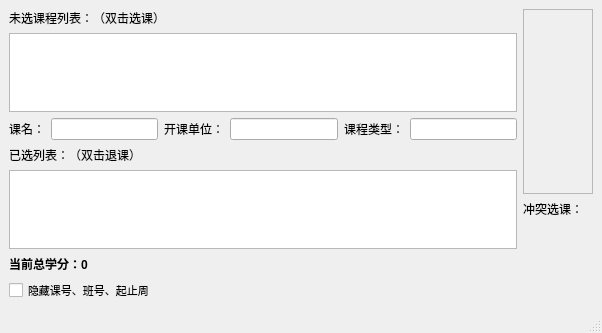
<?xml version="1.0" encoding="UTF-8"?>
<ui version="4.0">
 <class>MainWindow</class>
 <widget class="QMainWindow" name="MainWindow">
  <property name="geometry">
   <rect>
    <x>0</x>
    <y>0</y>
    <width>602</width>
    <height>333</height>
   </rect>
  </property>
  <property name="windowTitle">
   <string>PKU-PreElective-v1.0</string>
  </property>
  <widget class="QWidget" name="centralwidget">
   <layout class="QHBoxLayout" name="horizontalLayout_2">
    <item>
     <layout class="QHBoxLayout" name="horizontalLayout">
      <item>
       <layout class="QVBoxLayout" name="verticalLayout">
        <item>
         <widget class="QLabel" name="label_2">
          <property name="text">
           <string>未选课程列表：（双击选课）</string>
          </property>
         </widget>
        </item>
        <item>
         <widget class="QTableView" name="CourseTable">
          <property name="editTriggers">
           <set>QAbstractItemView::NoEditTriggers</set>
          </property>
          <attribute name="verticalHeaderVisible">
           <bool>false</bool>
          </attribute>
         </widget>
        </item>
        <item>
         <layout class="QHBoxLayout" name="horizontalLayout_3">
          <item>
           <widget class="QLabel" name="label_3">
            <property name="text">
             <string>课名：</string>
            </property>
           </widget>
          </item>
          <item>
           <widget class="QLineEdit" name="CourseNameEdit"/>
          </item>
          <item>
           <widget class="QLabel" name="label_4">
            <property name="text">
             <string>开课单位：</string>
            </property>
           </widget>
          </item>
          <item>
           <widget class="QLineEdit" name="CollegeEdit"/>
          </item>
          <item>
           <widget class="QLabel" name="label_5">
            <property name="text">
             <string>课程类型：</string>
            </property>
           </widget>
          </item>
          <item>
           <widget class="QLineEdit" name="TypeEdit"/>
          </item>
         </layout>
        </item>
        <item>
         <widget class="QLabel" name="label">
          <property name="text">
           <string>已选列表：（双击退课）</string>
          </property>
         </widget>
        </item>
        <item>
         <widget class="QTableView" name="SelectedTable">
          <property name="editTriggers">
           <set>QAbstractItemView::NoEditTriggers</set>
          </property>
          <attribute name="verticalHeaderVisible">
           <bool>false</bool>
          </attribute>
         </widget>
        </item>
        <item>
         <widget class="QLabel" name="CreditLabel">
          <property name="font">
           <font>
            <weight>75</weight>
            <bold>true</bold>
           </font>
          </property>
          <property name="text">
           <string>当前总学分：0</string>
          </property>
         </widget>
        </item>
        <item>
         <widget class="QCheckBox" name="DisableColumn">
          <property name="font">
           <font>
            <pointsize>8</pointsize>
           </font>
          </property>
          <property name="text">
           <string>隐藏课号、班号、起止周</string>
          </property>
         </widget>
        </item>
       </layout>
      </item>
      <item>
       <layout class="QVBoxLayout" name="TimeTableLayout">
        <item>
         <widget class="QScrollArea" name="ScrollFig">
          <property name="widgetResizable">
           <bool>true</bool>
          </property>
          <widget class="QWidget" name="scrollAreaWidgetContents">
           <property name="geometry">
            <rect>
             <x>0</x>
             <y>0</y>
             <width>63</width>
             <height>159</height>
            </rect>
           </property>
          </widget>
         </widget>
        </item>
        <item>
         <widget class="QLabel" name="label_6">
          <property name="text">
           <string>冲突选课：</string>
          </property>
         </widget>
        </item>
        <item>
         <widget class="QLabel" name="CrashLabel">
          <property name="font">
           <font>
            <pointsize>12</pointsize>
            <weight>75</weight>
            <bold>true</bold>
           </font>
          </property>
          <property name="text">
           <string/>
          </property>
         </widget>
        </item>
        <item>
         <spacer name="verticalSpacer">
          <property name="orientation">
           <enum>Qt::Vertical</enum>
          </property>
          <property name="sizeType">
           <enum>QSizePolicy::Maximum</enum>
          </property>
          <property name="sizeHint" stdset="0">
           <size>
            <width>20</width>
            <height>60</height>
           </size>
          </property>
         </spacer>
        </item>
       </layout>
      </item>
     </layout>
    </item>
   </layout>
  </widget>
  <widget class="QMenuBar" name="menubar">
   <property name="geometry">
    <rect>
     <x>0</x>
     <y>0</y>
     <width>602</width>
     <height>22</height>
    </rect>
   </property>
  </widget>
  <widget class="QStatusBar" name="statusbar"/>
 </widget>
 <resources/>
 <connections/>
</ui>
